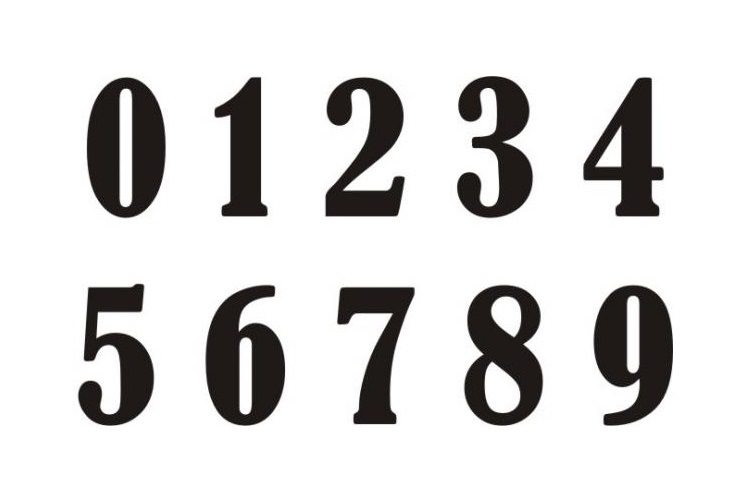
#> input picture Project 5 Digit Detection & Recognition/photo_3.jpg, 744 x 478 px
$ python performRecognition.py   (older library calls are emulated)
#> lines starting #> are read from the running program, lines starting #| are printed output that depends on the picture; after the words box and inside, x2 and y2 are one past the last pixel; in counts of white or black regions, pixels touching at a corner belong together
# Import the modules
import cv2
import numpy as np

# Read the input image
im = cv2.imread("photo_3.jpg")
#> im is the input picture: shape (478, 744, 3); mean B, G, R 215.1, 215.5, 216.4

# Convert to grayscale and apply Gaussian filtering
im_gray = cv2.cvtColor(im, cv2.COLOR_BGR2GRAY)
im_gray = cv2.GaussianBlur(im_gray, (5, 5), 0)

# Threshold the image
ret, im_th = cv2.threshold(im_gray, 90, 255, cv2.THRESH_BINARY_INV)
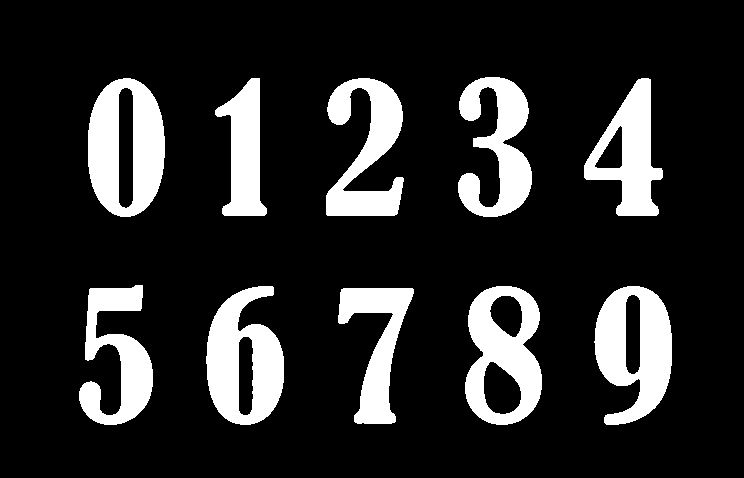
#> im_th: shape (478, 744); 16% white; 10 white regions

# Find contours in the image
_,ctrs, hier = cv2.findContours(im_th.copy(), cv2.RETR_EXTERNAL, cv2.CHAIN_APPROX_SIMPLE)
#> ctrs = 10 contours; largest, box (x1, y1, x2, y2) and area: (88, 78, 165, 217) 8537, (465, 286, 542, 425) 8396, (206, 286, 284, 425) 7498, (594, 286, 672, 425) 7492, (584, 78, 663, 216) 5615

# Get rectangles contains each contour
rects = [cv2.boundingRect(ctr) for ctr in ctrs]
#> rects = [(338, 288, 76, 136), (594, 286, 78, 139), (465, 286, 77, 139), (206, 286, 78, 139), (79, 285, 74, 140), (584, 78, 79, 138), (326, 78, 78, 138), (215, 78, 52, 138), (88, 78, 77, 139), (458, 77, 74, 140)]

# Loading Models and Weights from JSON and H5 file respectively
from keras.models import model_from_json
json_file = open('model.json', 'r')
#> (reads Project 5 Digit Detection & Recognition/model.json from the repository)
loaded_model_json = json_file.read()
json_file.close()
#> (the run stopped early here; a loop or call above may not have finished)
